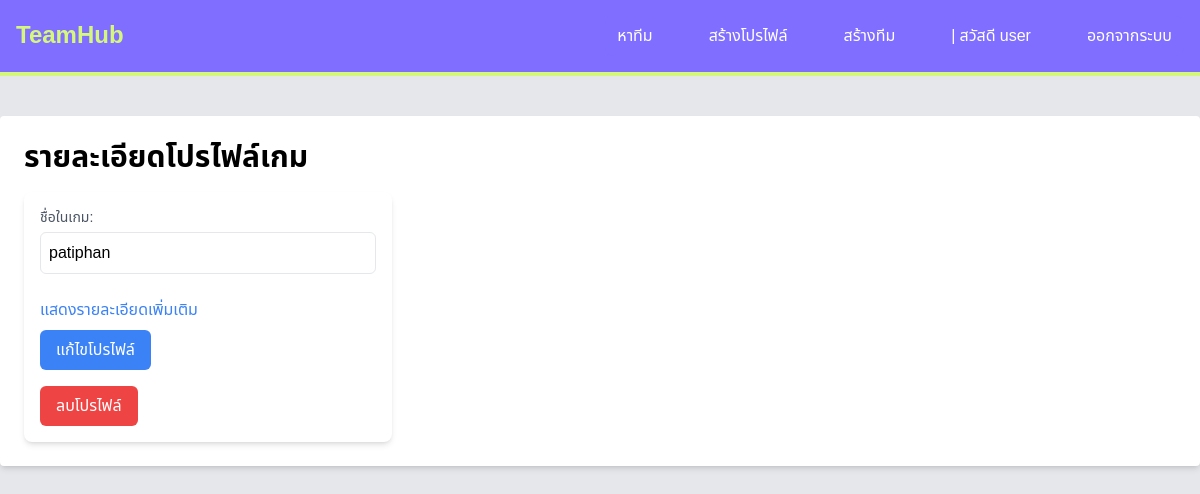
Before: /profile_detail/ (signed in) with the older database file.
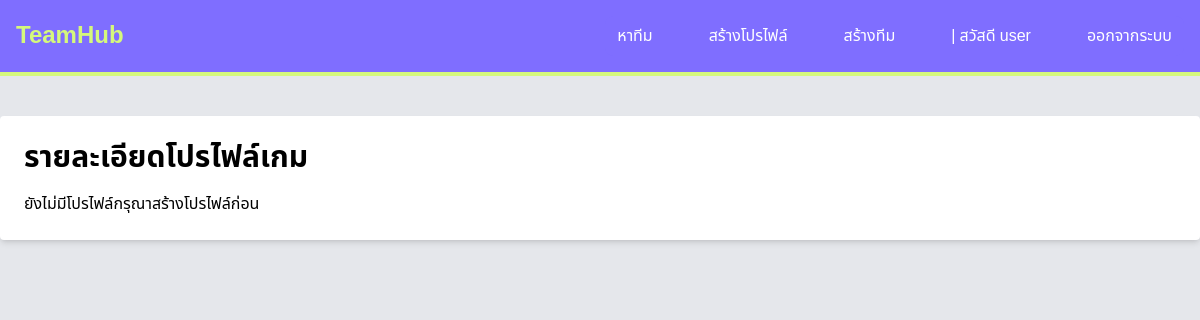
After: the same page with the newer database file.
### myesportapp/models.py (models this page shows, shortened)
class PlayerProfile(models.Model):
    GENDER_CHOICES = [
        ('male', 'ชาย'),
        ('female', 'หญิง'),
    ]
    member = models.ForeignKey(User, on_delete=models.CASCADE, null=True, blank=False)
    player_name = models.CharField(max_length=100,  null=True, blank=False)
    game = models.CharField(max_length=100,  null=True, blank=False)
    name_lastname = models.CharField(max_length=100, null=True, blank=False)
    age = models.CharField(max_length=10, null=True, blank=False)
    gender = models.CharField(max_length=6, choices=GENDER_CHOICES, null=True, blank=False)
    province = models.CharField(max_length=100, null=True, blank=False)
    phone_number = models.CharField(max_length=15, null=True, blank=False)
    facebook = models.CharField(max_length=100, null=True, blank=False)
    line = models.CharField(max_length=100, null=True, blank=False)
    description = models.TextField( null=True, blank=False)
    pass

### myesportapp/views.py (the view)
# urls.py: path('profile_detail/', profile_detail, name='profile_detail'),
@login_required
def profile_detail(request):
    profiles = PlayerProfile.objects.filter(member=request.user)
    profile_pictures = {}
    for profile in profiles:
        profile_pictures[profile.id] = WorkPicture.objects.filter(player_profile=profile)
    return render(request, 'profile_detail.html', {
        'profiles': profiles,
        'profile_pictures': profile_pictures
    })

### myesportapp/templates/profile_detail.html (shortened to what this page needs)
{% include 'components/navbar.html' %}
{% block content %}
<body>
    <div class="max-w-7xl mx-auto p-6 bg-white rounded shadow-md mt-10">
        <h1 class="text-3xl font-bold mb-4">รายละเอียดโปรไฟล์เกม</h1>
        {% if profiles %}
            <div class="grid grid-cols-1 md:grid-cols-2 lg:grid-cols-3 gap-6">
                {% for profile in profiles %}
                    <div class="bg-white p-4 rounded-lg shadow-md">
                        <div class="mb-6">
                            <label class="block text-sm font-medium text-gray-600">ชื่อในเกม:</label>
                            <p class="mt-1 p-2 w-full border rounded-md">{{ profile.player_name }}</p>
                        </div>
                        <button type="button" class="text-blue-500 hover:underline mb-4 toggle-details" onclick="toggleDetails(this)">
                            แสดงรายละเอียดเพิ่มเติม
                        </button>
                        <div class="mb-6">
                            <a href="{% url 'edit_profile' profile.id %}" class="bg-blue-500 text-white px-4 py-2 rounded-md hover:bg-blue-700">แก้ไขโปรไฟล์</a>
                        </div>
                        <form action="{% url 'delete_profile' profile.id %}" method="post" onsubmit="return confirm('คุณแน่ใจหรือไม่ว่าต้องการลบโปรไฟล์นี้?');">
                            <button type="submit" class="bg-red-500 text-white px-4 py-2 rounded-md hover:bg-red-700">ลบโปรไฟล์</button>
                        </form>
                    </div>
                {% endfor %}
            </div>
        {% else %}
            <p>ยังไม่มีโปรไฟล์กรุณาสร้างโปรไฟล์ก่อน</p>
        {% endif %}
    </div>
</body>
{% endblock %}

Changed rows visible on the page:
removed PlayerProfile: player_name "patiphan"
Other visible differences:
text now shown: "ยังไม่มีโปรไฟล์กรุณาสร้างโปรไฟล์ก่อน"
